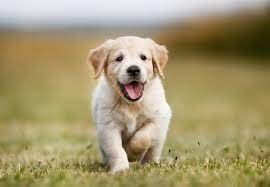
#> input picture HW/HW2/given_data/puppy.jpg, 270 x 187 px
$ jupyter execute hw2_318226032_316597640_312618866.ipynb
#> lines starting #> are read from the running program, lines starting #| are printed output that depends on the picture
#  EE 046200 - Technion - Image Processing and Analysis
----

# Computer Homework 2
---
### <span style="color:red"> Due Date: 14.03.24 </span>

##  Submission guidelines
---

### READ THIS CAREFULLY

*	**Please notice:** Some of the exercises contain questions on topics that are yet to be taught in the lecture or the frontal exercises. You may consider them as background or preparation questions to the topic before learning about it in class, or you may wait until the topic is taught, and solve only the questions on the topics you already learned.
*	**Avoid unethical behavior.** This includes plagiarism, not giving credit to source code you decide to use, and false reporting of results. Consulting with friends is allowed and even recommended, but you must write the code on your own, independently of others. The staff will treat unethical behavior with the utmost severity. **!אנא המנעו מהתנהגות שאינה אתית והעתקות**
*	Code submission in **Python only**.
    You can choose your working environment:
    * You can work in a Jupyter Notebook , locally with <a href="https://www.anaconda.com/distribution/">Anaconda</a> (the course's computer HW will not require a GPU).
    * You can work in a Python IDE such as <a href="https://www.jetbrains.com/pycharm/">PyCharm</a> or <a href="https://code.visualstudio.com/">Visual Studio Code</a>. Both also allow opening/editing Jupyter Notebooks.
*	The exercise must be submitted **IN PAIRS** (unless the computer homework grader approved differently) until **<span style="color:red"> Thursday 14.03.2024 at 23:55</span>**.
*	The exercise will be submitted via Moodle in the following form:
    You should submit two **separated** files:
    * A report file (visualizations, discussing the results and answering the questions) in a `.pdf` format, with the name `hw2_id1_id2.pdf` where `id1`,`id2` are the ID numbers of the submitting students.
        * Be precise, we expect on point answers. But don't be afraid to explain you statements (actually, we expect you to).
        * Even if the instructions says "Show/Display...", you still need to explain what are you showing and what can be seen.
        * No other file-types ( `.docx` , `.html` , ...) will be accepted
    * A compressed `.zip` file, with the name: `hw2_id1_id2.zip` which contains:
        * A folder named `code` with all the code files inside ( `.py` or `.ipynb` ONLY!)
            *	The code should be reasonably documented, especially in places where non-trivial actions are performed.
            *	Make sure to give a suitable title (informative and accurate) to each image or graph, and also to the axes. Ensure that graphs and images are displayed in a sufficient size to understand their content (and maintain the relationship between the axes - do not distort them).
        * A folder named `my_data`, with all the files required for the code to run (your own images/videos). make sure to refer to your input files in the code locally. i.e. (if the code is in 'code' directory, and the input file is in a parallel 'my_data' directory:
            `img = cv2.imread('../my_data/my_img.jpg')`
        * **DO NOT** include the given input data in the zip. The code should refer to the given input data as it is located in a folder named `given_data`. i.e.:
            `img = cv2.imread('../given_data/given_img.jpg')`
*	If you submit your solution after the deadline, 4 points will be reduced automatically for each of the days that have passed since the submission date (unless you have approved it with the course staff before the submission date). Late submission will be done directly to the computer homework grader via mail, and not via Moodle.
*	Several Python, numpy, openCV reference files are attached in the Moodle website, and you can of course also use the Internet's help.
*	Questions about the **computer** exercise can be directed to the computer homework grader through the relevant Moodle forum or by email **and not during the workshop hours**.

##  General Notes:
---
### The ‘imshow’ function:
Full name: `matplotlib.axes.Axes.imshow`

The ‘imshow’ function is used to display images. The function expects to get a matrix whose members are in "discrete" `unit8` format (in the range [0,255]) or in "continuous" `float` format (in the range [0,1]). the dynamic range is determined by the format. These formats are acceptable for images.

[cell 1]
# imports for the HW
import numpy as np
import matplotlib.pyplot as plt
import cv2
from matplotlib import pyplot as plt

##  Part 1 - Histograms and Gamma correction
---
In this section we will work with the puppy image in the given data directory. Please note that the puppy is adorable.

### 1.a - Load the puppy image:
Load the puppy image from the given data directory and display it in gray scale.

[cell 2]
puppy = cv2.imread("given_data/puppy.jpg", cv2.IMREAD_GRAYSCALE)
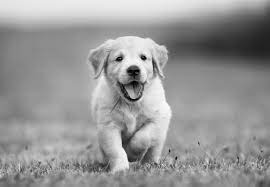
#> puppy: shape (187, 270); min 0, max 255, mean 151
uint_puppy = puppy.astype(np.uint8)
plt.imshow(uint_puppy, cmap='gray'), plt.title('Puppy.jpg')

### 1.b - Histogram
Display a histogram of the gray scale puppy image pixel distribution.

[cell 3]
puppy_histogram, bins = np.histogram(uint_puppy.flatten(),bins=256)
#> puppy_histogram = 256 values, max 983 at index 141, min 0 at index 2, mean 197.2; bins = 257 values from 0 to 255
plt.bar(bins[:-1], puppy_histogram, width=1, color='gray', edgecolor='black'), plt
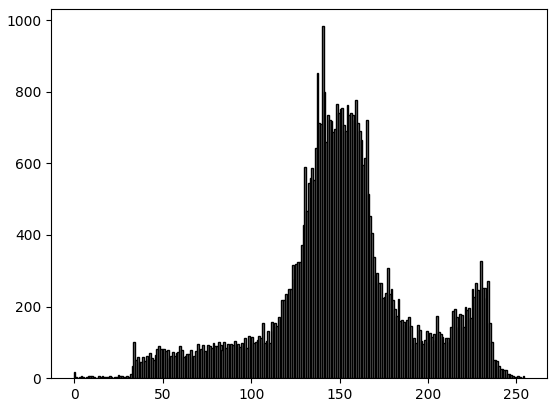
#> figure drawn by matplotlib, 1 panel; tallest bar 983 high, from x = 139.9 to 140.9

### 1.c - gamma correction:
Implement the `gamma_correction` function.

[cell 4]
def gamma_correction(img, gamma):
    """
    Perform gamma correction on a grayscale image.
    :param img: An input grayscale image - ndarray of uint8 type.
    :param gamma: the gamma parameter for the correction.
    :return:
        gamma_img: An output grayscale image after gamma correction -
                   uint8 ndarray of size [H x W x 1].
    """
    def gamma_func(image):
        return 255 * (image/255) ** gamma
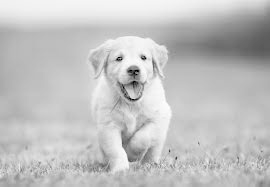
#> returned value: shape (187, 270) float64; min 0, max 255, mean 193.9
    return gamma_func(img)

Map the grayscale image from the previous section using following:
1. Gamma correction with $\gamma=0.5$
2. Gamma correction with $\gamma=1.5$

Display the grayscale output image for each of the mappings and their relevant histograms. Explain the difference between the two images and how it reflects in the histograms.

[cell 5]
plt.figure()
birghten_puppy = gamma_correction(uint_puppy, 0.5)
plt.subplot(1,2,1), plt.imshow(birghten_puppy, cmap='gray'), plt.title('Puppy With Gamma - 0.5.jpg')
birghten_puppy_hist, bins = np.histogram(birghten_puppy.flatten(),bins=256)
#> birghten_puppy_hist = 256 values, max 1498 at index 202, min 0 at index 1, mean 197.2
plt.subplot(1,2,2), plt.bar(bins[:-1], birghten_puppy_hist, width=1, color='gray', edgecolor='black'), plt.xlabel('Gray level'), plt.ylabel('# Pixels')
plt.tight_layout()
plt.figure()
darken_puppy = gamma_correction(uint_puppy, 1.5)
#> in gamma_func (call 2), `return 255 * (image/255) ** gamma`:
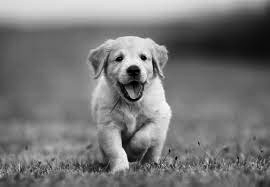
#> returned value: shape (187, 270) float64; min 0, max 255, mean 119.7
plt.subplot(1,2,1), plt.imshow(darken_puppy, cmap='gray'), plt.title('Puppy With Gamma - 1.5.jpg')
darken_puppy_hist, bins = np.histogram(darken_puppy.flatten(),bins=256)
#> darken_puppy_hist = 256 values, max 983 at index 105, min 0 at index 90, mean 197.2
plt.subplot(1,2,2), plt.bar(bins[:-1], darken_puppy_hist, width=1, color='gray', edgecolor='black'), plt.xlabel('Gray level'), plt.ylabel('# Pixels')
plt.tight_layout()
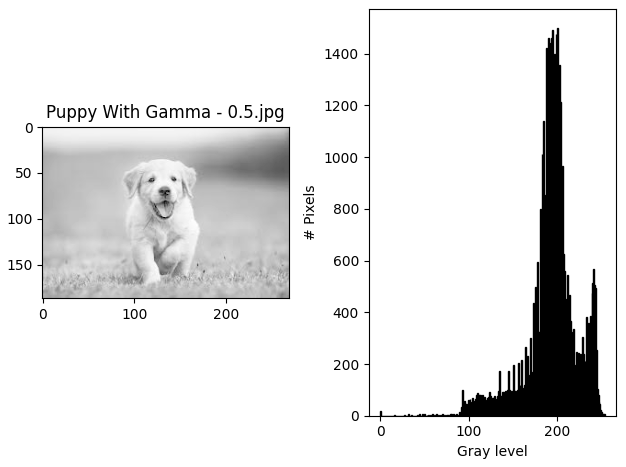
#> figure drawn by matplotlib, 2 panels; panel 2: tallest bar 1498 high, from x = 200.7 to 201.7
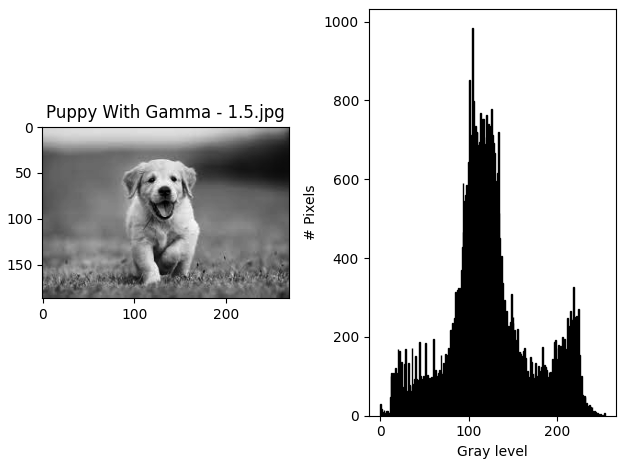
#> figure drawn by matplotlib, 2 panels; panel 2: tallest bar 983 high, from x = 104.1 to 105.1

$ run again, with HW/HW1/given_data/Mandrill.jpg copied over HW/HW2/given_data/puppy.jpg
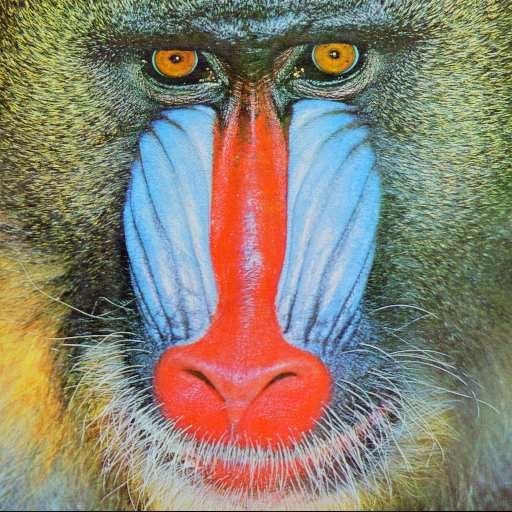
#> input picture HW/HW1/given_data/Mandrill.jpg, 512 x 512 px
#> `puppy_histogram, bins = np.histogram(uint_puppy.flatten(),bins=256)`: puppy_histogram = 256 values, max 2860 at index 124, min 0 at index 51, mean 1024; bins = 257 values from 0 to 251
#> `birghten_puppy_hist, bins = np.histogram(birghten_puppy.flatten(),bins..`: birghten_puppy_hist = 256 values, max 5554 at index 177, min 0 at index 1, mean 1024; bins = 257 values from 0 to 253
#> in gamma_func (call 2), `return 255 * (image/255) ** gamma`:
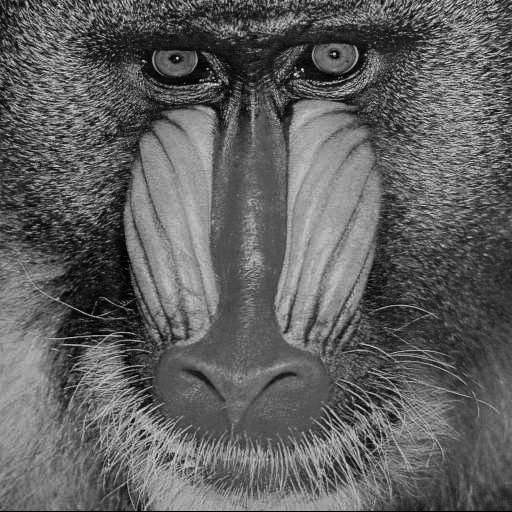
#> returned value: shape (512, 512) float64; min 0, max 249, mean 96.2
#> `darken_puppy_hist, bins = np.histogram(darken_puppy.flatten(),bins=256)`: darken_puppy_hist = 256 values, max 2860 at index 86, min 0 at index 90, mean 1024; bins = 257 values from 0 to 249
#> `[cell 5] plt.figure() birghten_puppy = gamma_correction(uint_puppy, 0...`:
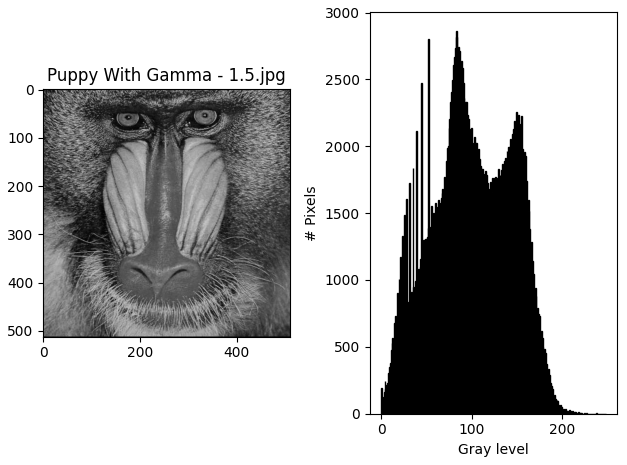
#> figure drawn by matplotlib, 2 panels; panel 2: tallest bar 2860 high, from x = 83.16 to 84.16

$ run again, with HW/HW1/given_data/Ryan.jpg copied over HW/HW2/given_data/puppy.jpg
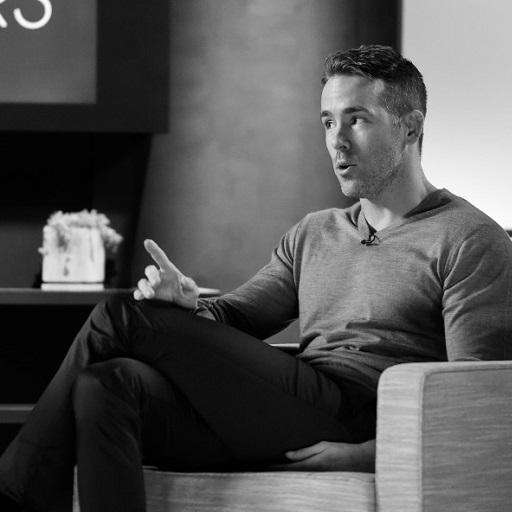
#> input picture HW/HW1/given_data/Ryan.jpg, 512 x 512 px
#> puppy is the input picture: shape (512, 512); min 0, max 255, mean 84.9
#> puppy_histogram = 256 values, max 11717 at index 3, min 9 at index 254, mean 1024; bins = 257 values from 0 to 255
#> birghten_puppy_hist = 256 values, max 11717 at index 27, min 0 at index 1, mean 1024
#> in gamma_func (call 2), `return 255 * (image/255) ** gamma`:
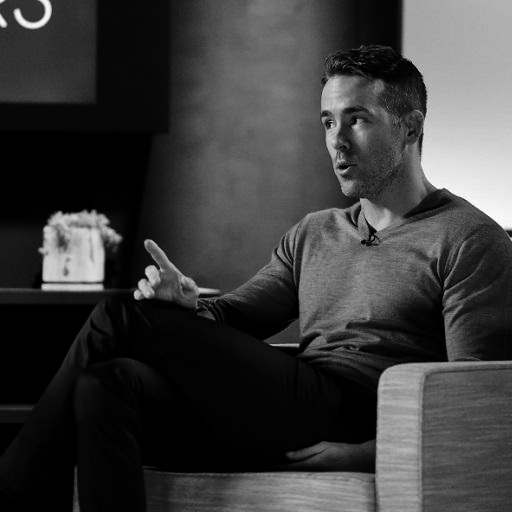
#> returned value: shape (512, 512) float64; min 0, max 255, mean 60.5
#> darken_puppy_hist = 256 values, max 27278 at index 0, min 0 at index 90, mean 1024
#> `[cell 5] plt.figure() birghten_puppy = gamma_correction(uint_puppy, 0...`:
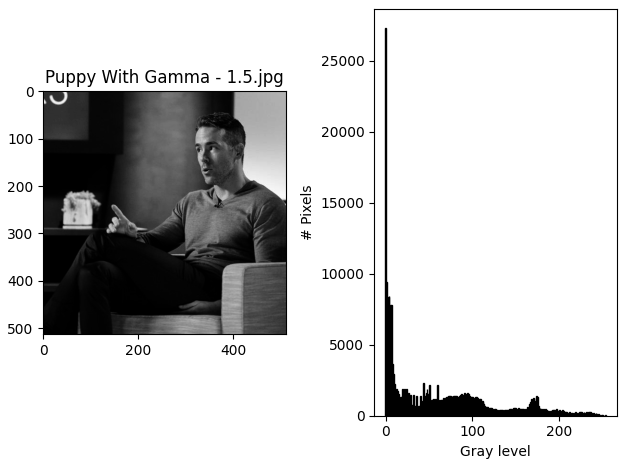
#> figure drawn by matplotlib, 2 panels; panel 2: tallest bar 27278 high, from x = -0.5 to 0.5
